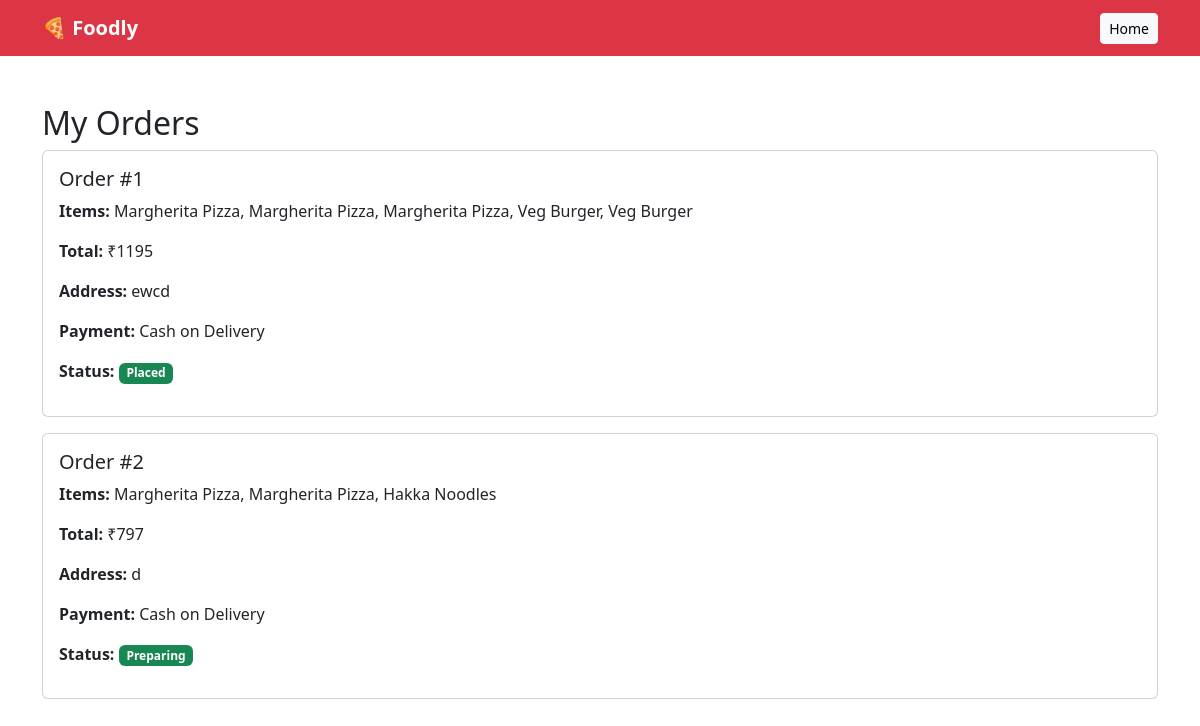
Page /orders (signed in) on the committed database.
### app.py (models this page shows)
class Order(db.Model):
    id = db.Column(db.Integer, primary_key=True)
    user_id = db.Column(db.Integer)
    items = db.Column(db.Text)
    total = db.Column(db.Integer)
    address = db.Column(db.Text)
    payment_id = db.Column(db.String(100))
    status = db.Column(db.String(50), default="Placed")

### app.py (the view)
@app.route("/orders")
@login_required
def orders():
    user_orders = Order.query.filter_by(user_id=current_user.id).all()
    return render_template("orders.html", orders=user_orders)

### app.py (called while the page is built)
@login_manager.user_loader
def load_user(user_id):
    return User.query.get(int(user_id))

### templates/orders.html (shortened to what this page needs)
<!DOCTYPE html>
<html>
<head>
    <link href="https://cdn.jsdelivr.net/npm/bootstrap@5.3.3/dist/css/bootstrap.min.css" rel="stylesheet">
</head>
<body>
<nav class="navbar navbar-dark bg-danger">
    <div class="container">
        <a class="navbar-brand fw-bold" href="/">🍕 Foodly</a>
        <a class="btn btn-light btn-sm" href="/">Home</a>
    </div>
</nav>
<div class="container mt-5">
    <h2>My Orders</h2>
    {% for order in orders %}
    <div class="card p-3 mb-3">
        <h5>Order #{{ order.id }}</h5>
        <p><b>Items:</b> {{ order.items }}</p>
        <p><b>Total:</b> ₹{{ order.total }}</p>
        <p><b>Address:</b> {{ order.address }}</p>
        <p><b>Payment:</b> {{ order.payment_id }}</p>
        <p><b>Status:</b> <span class="badge bg-success">{{ order.status }}</span></p>
    </div>
    {% else %}
        <div class="alert alert-info">No orders yet.</div>
    {% endfor %}
</div>
</body>
</html>

### rows in the picture
Order: id "1", items "Margherita Pizza, Margherita Pizza, Margherita Pizza, Veg Burger, Veg Burger", total "1195", address "ewcd", payment_id "Cash on Delivery", status "Placed"
Order: id "2", items "Margherita Pizza, Margherita Pizza, Hakka Noodles", total "797", address "d", payment_id "Cash on Delivery", status "Preparing"
